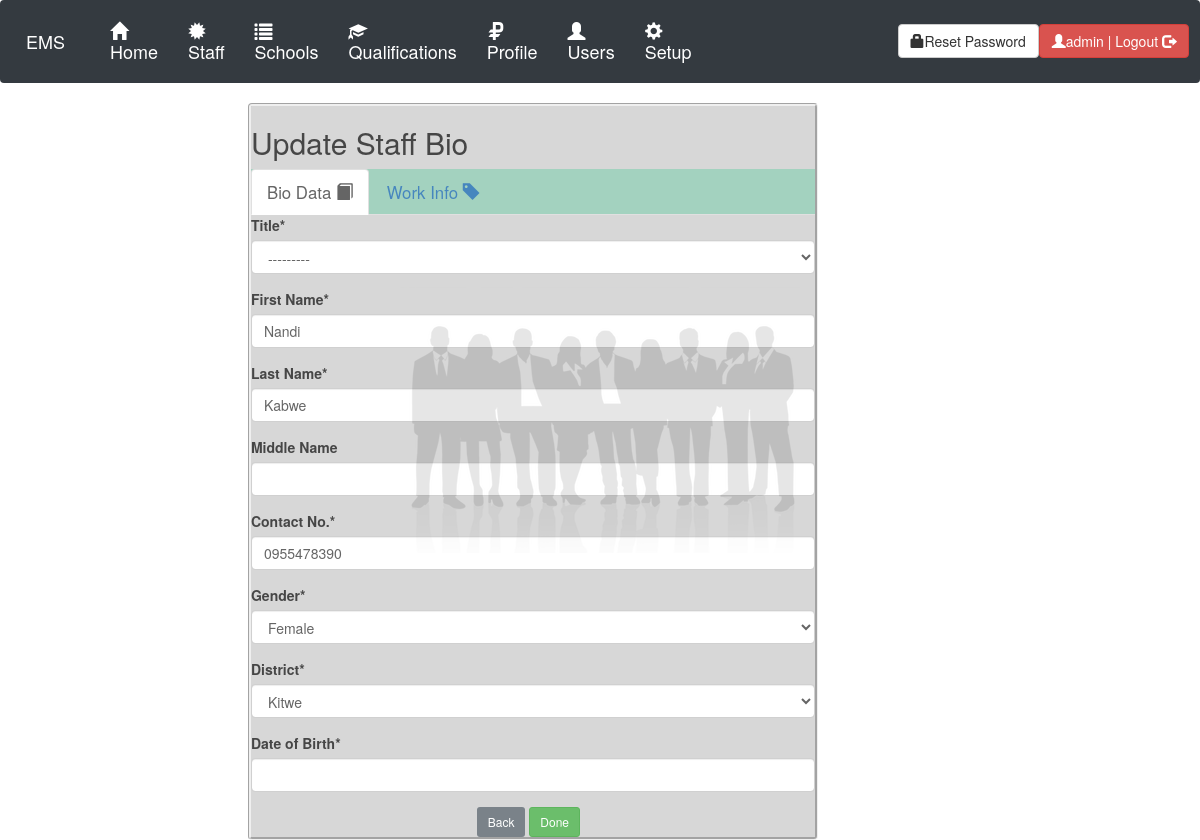
/staff/updatestaffbio/1 (signed in), run on the app's committed database.
### staff/models.py (models this page shows, shortened)
class Staff(models.Model):
    GENDER = (('M', 'Male'),('F', 'Female'))
    STATUS = (('Registered', 'Registered'),('Pending', 'Pending'),('Updated', 'Updated'),('Approved', 'Approved'),('Disapproved', 'Disapproved'))
    tsnumber = models.CharField("TS Number",unique=True,null=True,max_length=8)
    fname = models.CharField("First Name",max_length=20)
    lname = models.CharField("Last Name",max_length=20)
    mname = models.CharField("Middle Name",max_length=20,blank=True)
    email = models.EmailField("Email",null=True,unique=True)
    gender = models.CharField("Gender",choices=GENDER,max_length=1)
    status = models.CharField("STATUS",choices=STATUS,max_length=11,default="Registered")
    isconfirmed = models.BooleanField(default=False)
    empnumber = models.CharField("Employee No.",unique=True,null=True,max_length=8)
    mobile=models.CharField("Contact No.", max_length=20,blank=True,null=True,unique=True)
    nrc = models.CharField("NRC",max_length=11,null=True)
    birth_date = models.DateField("Date of Birth", auto_now=False, null=True)
    first_appointment = models.DateField("Date of First Appointment", auto_now=False, null=True)
    title = models.ForeignKey(Title,null=True,on_delete=models.SET_NULL)
    position = models.ForeignKey(Position,null=True,on_delete=models.SET_NULL)
    school = models.ForeignKey(School,null=True,on_delete=models.SET_NULL)
    district = models.ForeignKey(District,null=True,on_delete=models.SET_NULL)
    province = models.ForeignKey(Province,null=True,on_delete=models.SET_NULL)
    datecreated= models.DateTimeField(auto_now_add=True)
    author = models.ForeignKey(User,on_delete=models.DO_NOTHING)
    search = models.CharField("Search",max_length=200,null=True)
    comment = models.CharField("Comment",max_length=200,default=" ")
    export_to_file=models.BooleanField(default=False)
    qualifications = models.IntegerField(default=0)
    profilepic=models.ImageField("Staff Photo",upload_to='profile',default="profile/profile.jpg")
    is_updated=models.BooleanField(default=False)
    is_active=models.BooleanField(default=False)

### school/models.py (models this page shows)
class District(models.Model):
    district = models.CharField("Location",max_length=30,unique=True)
    datecreated= models.DateTimeField(auto_now_add=True)
    province = models.ForeignKey(Province,on_delete=models.DO_NOTHING)
    schoolnumber = models.IntegerField(default=0)
    staffnumber = models.IntegerField(default=0)
    author = models.ForeignKey(User,on_delete=models.DO_NOTHING)
    def __str__(self):
        return self.district

### staff/views.py (the view, shortened to what this page needs)
# urls.py: path('staff/updatestaffbio/<int:id>', views.update_staff_bio,name='updatestaffbio'),
@permission_required('staff.change_staff')
def update_staff_bio(request,id=None):
    record = get_object_or_404(Staff, id=id)
    level=Userlevel.objects.get(user=request.user)
    if user_validate(request,level.level,level.staff):
        form = UpdateStaffBioForm(request.POST or None, instance=record)
        if record.is_updated:
            form.fields['district'].widget = forms.HiddenInput()
        context = {"title": 'Update Staff Bio',"record": record,"form": form,"updatestaffbio":"active"}
        return render(request,'staff/updatestaff.html',context)
    return render('/')

### staff/forms.py
class UpdateStaffBioForm(forms.ModelForm):
    fname=forms.CharField(label="First Name",widget=forms.TextInput(attrs={"placeholder":"First Name"}))
    lname=forms.CharField(label="Last Name",widget=forms.TextInput(attrs={"placeholder":"Last Name"}))
    mobile=forms.CharField(label="Contact No.",widget=forms.TextInput(attrs={"placeholder":"Contact No."}))
    class Meta:
        model=Staff
        fields=('title','fname','lname','mname','mobile','gender','district','birth_date')

### account/views.py (called while the page is built, shortened)
def user_validate(request,level,userid):
    if level==1:
        return True

### staff/views.py (called while the page is built)
def permission_required(perm, login_url=None, raise_exception=True):
	def check_perms(user):
		if isinstance(perm, six.string_types):
			perms = (perm, )
		else:
			perms = perm
		if user.has_perms(perms):
			return True
		if raise_exception and user.pk:
			raise PermissionDenied
		return False
	return user_passes_test(check_perms, login_url=login_url)

### staff/templates/staff/updatestaff.html (shortened to what this page needs)
{% extends 'actiontemplate.html' %}
{% load crispy_forms_tags %}
{% block content %}
<div class="myForm">
	<form method="POST" class="aligcenter">
		<h2>{{title}}</h2>
		{% include 'staff/updatestafftab.html' %}
			{{form|crispy}}
		<a href="{% url 'allstaff' %}" class="btn btn-secondary btn-sm">Back</a>
		<input type="submit" value="Done" class="btn btn-success btn-sm">
	</form>
</div>
{% endblock %}

### account/templates/navbar.html (shortened to what this page needs)
<nav class="navbar navbar-expand-md navbar-dark fixed-top bg-dark">
  <a class="navbar-brand" href="{% url 'home' %}">EMS
  </a>
  <div class="collapse navbar-collapse" id="navbarCollapse">
    {% if request.user.is_authenticated %}
    <ul class="navbar-nav mr-auto">
      <h4>
        <li class="nav-item active">
          <a class="nav-link" href="{% url 'home' %}">
            <i class="glyphicon glyphicon-home"></i>
            <br/>Home</a>
        </li>
      </h4>
        {% include 'blank.html' %}
        <h4>
        <li class="nav-item active">
        {% if perms.staff.view_staffmodule %}
          <a class="nav-link" href="{% url 'staffmodule' %}">
           <i class="glyphicon glyphicon-certificate"></i>
            <br/>Staff</a>
            {% endif %}
        </li>
        </h4>
        {% include 'blank.html' %}
        <h4>
        <li class="nav-item active">
          {% if perms.school.view_schoolmodule %}
          <a class="nav-link" href="{% url 'schoolmodule' %}">
              <i class="glyphicon glyphicon-list"></i>
              <br/>Schools</a>
              {% endif %}
        </li>
        </h4>
        {% include 'blank.html' %}
        <h4>
        <li class="nav-item active">
          {% if perms.qualification.view_qualificationmodule %}
          <a class="nav-link" href="{% url 'qualicationmodule' %}">
              <i class="glyphicon glyphicon-education"></i>
              <br/>Qualifications</a>
              {% endif %}
        </li>
        </h4>
        {% include 'blank.html' %}
        <h4>
        <li class="nav-item active">
          {% if perms.staff.view_myprofile %} {% if user.is_active %}
          <a class="nav-link" href="{% url 'myprofile' %}"><i class="glyphicon glyphicon-ruble"></i>
            <br/>Profile</a>
            {% endif %} {% endif %}
        </li>
        </h4>
        {% include 'blank.html' %}
        <h4>
        <li class="nav-item active">
          {% if perms.account.view_usermodule %}
          <a class="nav-link" href="{% url 'user' %}">
             <i class="glyphicon glyphicon-user"></i>
              <br/>Users</a>
              {% endif %}
        </li>
        </h4>
        {% include 'blank.html' %}
        <h4>
        <li class="nav-item active">
          {% if perms.account.view_setupmodule %}
          <a class="nav-link" href="{% url 'setup' %}">
            <i class="glyphicon glyphicon-cog"></i>
            <br/>Setup</a>
            {% endif %}
        </li>
        </h4>
    </ul>
      {% endif %}
  </div>
  {% if request.user.is_authenticated %}
  <a href="{% url 'changepassword' %}" class="btn btn-default"><i class="glyphicon glyphicon-lock"></i>Reset Password</a>
    <a href="{% url 'userlogout' %}" class="btn btn-danger" onclick="return confirm('Logout of the System?')">
    <i class="glyphicon glyphicon-user"></i>{{ user }} | Logout <i class="glyphicon glyphicon-log-out"></i></a>
  {% endif %}
</nav>

### account/static/css/style.css (style rules this page uses)
body { background-image: url("../img/new.png"); background-position: center; min-height: 380px; background-repeat: no-repeat; position: relative; }
.myForm { width: 50%; background-color: lightgray; border: groove; border-radius: 4px; opacity: 0.9; }

### data on the page
Staff: title "---------", fname "Nandi", lname "Kabwe", mobile "0955478390", gender "Female"
District: district "Kitwe"

### other printed values
{{ user }} "admin"
{{ title }} "Update Staff Bio"
